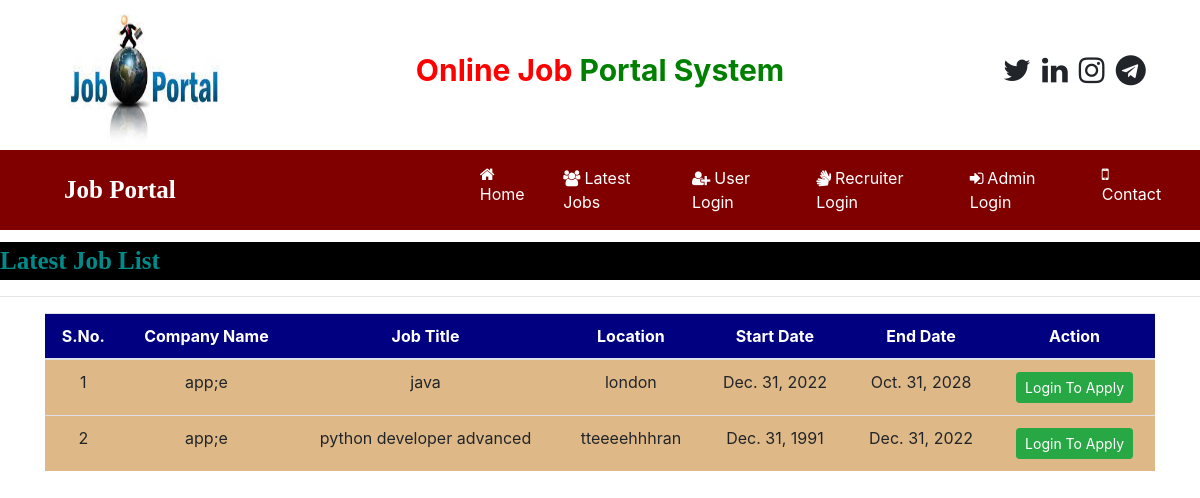
The app's page /latest_jobs, older data.
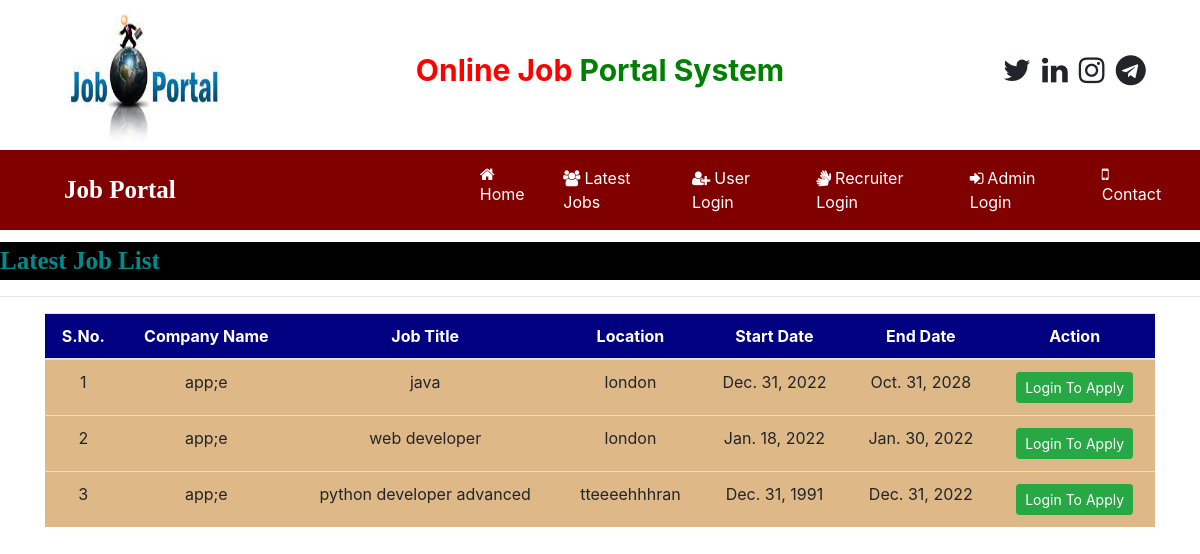
The same page, newer data.
### job/models.py (models this page shows, shortened)
class Job(models.Model):
    recruiter = models.ForeignKey(Recruiter,on_delete=models.CASCADE)
    start_date = models.DateField()
    end_date = models.DateField()
    title = models.CharField(max_length=100)
    salary = models.FloatField(max_length=20)
    image = models.FileField()
    description = models.CharField(max_length=300)
    experience = models.CharField(max_length=50)
    location = models.CharField(max_length=100)
    skills = models.CharField(max_length=100)
    creationdate = models.DateField()

class Recruiter(models.Model):
    user = models.ForeignKey(User, on_delete=models.CASCADE)
    mobile = models.CharField(max_length=15, null=True)
    image = models.FileField(null=True)
    gender = models.CharField(max_length=10, null=True)
    company = models.CharField(max_length=100, null=True)
    type = models.CharField(max_length=15, null=True)
    status = models.CharField(max_length=20, null=True)

### job/views.py (the view)
# urls.py: path('latest_jobs', latest_jobs, name='latest_jobs'),
def latest_jobs(request):
    job = Job.objects.all().order_by('-start_date')
    d = {'job':job}
    return render(request, 'job/latest_jobs.html',d)

### job/templates/job/latest_jobs.html (shortened to what this page needs)
{% load static %}
{% block body %}
{% include 'job/navigation.html' %}
<marquee behavior="" direction="" style="font-family: cursive; font-size: 25px; color: darkcyan;background-color: black; font-weight: bold; margin-top: 1%;">
    Latest Job List
</marquee>
<hr>
<div class="container">
    <table id="example" class="table table-hover ">
        <thead>
            <tr style="background-color: #000080; color: white;">
                <th>S.No.</th>
                <th>Company Name</th>
                <th>Job Title</th>
                <th>Location</th>
                <th>Start Date</th>
                <th>End Date</th>
                <th>Action</th>
            </tr>
        </thead>
        <tbody>
            {% for i in job %}
                <tr style="background-color: #DEB887;">
                    <td>{{forloop.counter}}</td>
                    <td>{{i.recruiter.company}}</td>
                    <td>{{i.title}}</td>
                    <td>{{i.location}}</td>
                    <td>{{i.start_date}}</td>
                    <td>{{i.end_date}}</td>
                    <td>
                        <a href="{% url 'job:user_login'%}" class="btn btn-success btn-sm" >Login To Apply</a>
                    </td>
                </tr>
            {% endfor %}
        </tbody>
    </table>
</div>
{% endblock body %}

Row changes from the older to the newer data that the page shows:
added Job: recruiter.company "app;e", title "web developer", location "london", start_date "Jan. 18, 2022", end_date "Jan. 30, 2022"
